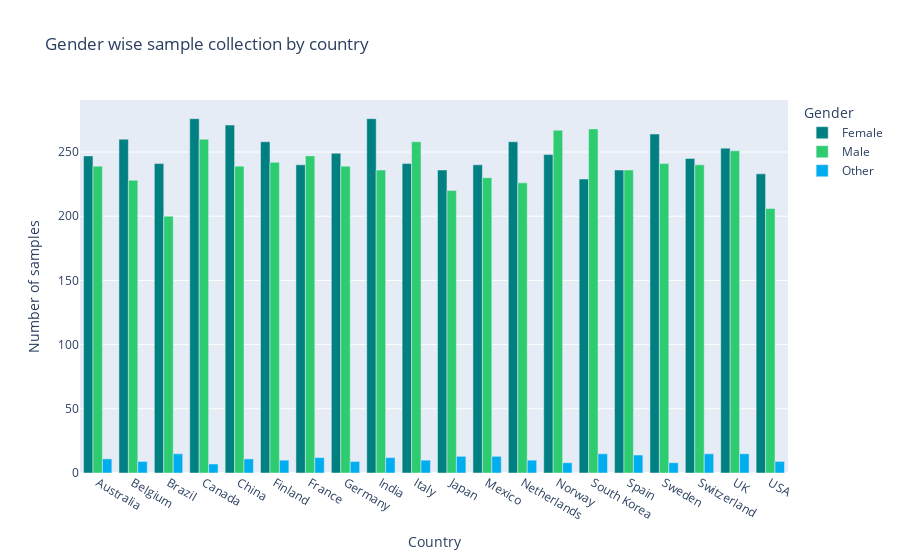

Source (notebook cell):
### Code cell
px.bar(df.groupby(['Gender','Country'])['Age'].count().reset_index(),
       x='Country',
       y='Age',
       color='Gender',
       barmode='group',
       title = 'Gender wise sample collection by country',
       color_discrete_sequence=my_col,
       labels={'Age':'Number of samples'}
       ).show()

### Figure 1 — Plotly figure (JSON) as saved in the notebook; plotly's stock layout.template omitted (floating-point values rounded to 4 significant figures)
{"data": [{"alignmentgroup": "True", "hovertemplate": "Gender=Female<br>Country=%{x}<br>Number of samples=%{y}<extra></extra>", "legendgroup": "Female", "marker": {"color": "#008080", "pattern": {"shape": ""}}, "name": "Female", "offsetgroup": "Female", "orientation": "v", "showlegend": true, "textposition": "auto", "type": "bar", "x": ["Australia", "Belgium", "Brazil", "Canada", "China", "Finland", "France", "Germany", "India", "Italy", "Japan", "Mexico", "Netherlands", "Norway", "South Korea", "Spain", "Sweden", "Switzerland", "UK", "USA"], "xaxis": "x", "y": [247, 260, 241, 276, 271, 258, 240, 249, 276, 241, 236, 240, 258, 248, 229, 236, 264, 245, 253, 233], "yaxis": "y"}, {"alignmentgroup": "True", "hovertemplate": "Gender=Male<br>Country=%{x}<br>Number of samples=%{y}<extra></extra>", "legendgroup": "Male", "marker": {"color": "#2ECC71", "pattern": {"shape": ""}}, "name": "Male", "offsetgroup": "Male", "orientation": "v", "showlegend": true, "textposition": "auto", "type": "bar", "x": ["Australia", "Belgium", "Brazil", "Canada", "China", "Finland", "France", "Germany", "India", "Italy", "Japan", "Mexico", "Netherlands", "Norway", "South Korea", "Spain", "Sweden", "Switzerland", "UK", "USA"], "xaxis": "x", "y": [239, 228, 200, 260, 239, 242, 247, 239, 236, 258, 220, 230, 226, 267, 268, 236, 241, 240, 251, 206], "yaxis": "y"}, {"alignmentgroup": "True", "hovertemplate": "Gender=Other<br>Country=%{x}<br>Number of samples=%{y}<extra></extra>", "legendgroup": "Other", "marker": {"color": "#00AEEF", "pattern": {"shape": ""}}, "name": "Other", "offsetgroup": "Other", "orientation": "v", "showlegend": true, "textposition": "auto", "type": "bar", "x": ["Australia", "Belgium", "Brazil", "Canada", "China", "Finland", "France", "Germany", "India", "Italy", "Japan", "Mexico", "Netherlands", "Norway", "South Korea", "Spain", "Sweden", "Switzerland", "UK", "USA"], "xaxis": "x", "y": [11, 9, 15, 7, 11, 10, 12, 9, 12, 10, 13, 13, 10, 8, 15, 14, 8, 15, 15, 9], "yaxis": "y"}], "layout": {"barmode": "group", "legend": {"title": {"text": "Gender"}, "tracegroupgap": 0}, "title": {"text": "Gender wise sample collection by country"}, "xaxis": {"anchor": "y", "domain": [0, 1], "title": {"text": "Country"}}, "yaxis": {"anchor": "x", "domain": [0, 1], "title": {"text": "Number of samples"}}}}
